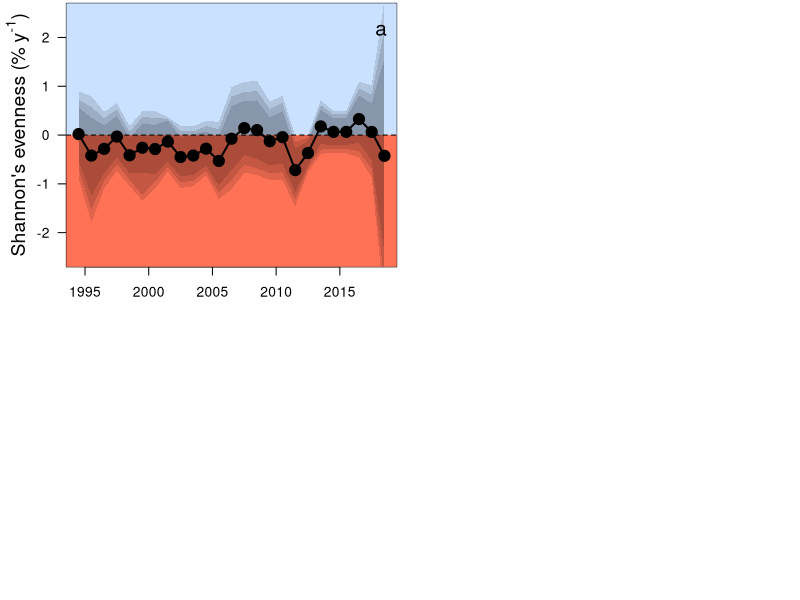

Here is the R script that generated this plot: (Note: this script raises an error after producing the figure.)
##Set working directory
setwd("C:/Users/ewelti/Desktop/git/EuroAquaticMacroInverts/")

# attach data
MA <- read.csv("outputs/movingAve_YrEsts.csv")
MA$meanYr <- (MA$StartYear+ 4.5)
head(MA)

tiff(filename = "plots/MovingAverages_extra.tiff", width = 8, height = 6.5, units = 'in', res = 600, compression = 'lzw')
par(mfrow=c(2,2),mar=c(2,4,0.2,0.2))

#### Shannon's Evenness #####
SR <- subset(MA, Response == "E10")
st <-(SR[1:(nrow(SR)),3:12])*100
sr <- cbind(SR$StartYear, SR$site_num, SR$meanYr, st)
names(sr)[names(sr) == 'SR$StartYear'] <- 'StartYear'
names(sr)[names(sr) == 'SR$site_num'] <- 'site_num'
names(sr)[names(sr) == 'SR$meanYr'] <- 'meanYr'
#select yrs with enough sites to be representative
#SRs <- sr[ which(sr$site_num >=100), ]
SRs <- sr[ which(sr$StartYear >1989), ] # this is min 7 countries
#SRs <- sr[ which(sr$StartYear >=1980), ] #this is min 5 countries

plot(SRs$Estimate~SRs$meanYr,ylab="", cex=1.5, xlab="", type="n", las=1, ylim=c(-2.5,2.5), xlim=c(1994.5,2018.5))#ylim=c(-0.8,2.55))
title(ylab=expression(paste("Shannon's evenness (% y"^"-1", ")")), line=2,cex.lab=1.4)
#title(xlab="Mean year of moving window", line=2,cex.lab=1.3)
polygon(x = c(0, 0, 2040, 2040), y = c(-100, 0, 0, -100), col ="coral1", border = NA)
polygon(x = c(0, 0, 2040, 2040), y = c(100, 0, 0, 100), col ="lightsteelblue1", border = NA)
abline(h=0,lty=2)
polygon(x = c(SRs$meanYr,rev(SRs$meanYr)), y = c(SRs$Q2.5,rev(SRs$Q97.5)),col="#00000020", border = NA)
polygon(x = c(SRs$meanYr,rev(SRs$meanYr)), y = c(SRs$Q5,rev(SRs$Q95)), col ="#00000020", border = NA)
polygon(x = c(SRs$meanYr,rev(SRs$meanYr)), y = c(SRs$Q10,rev(SRs$Q90)), col ="#00000020", border = NA)
#box(lwd=2)
points(SRs$Estimate~SRs$meanYr, pch=21,bg=1,cex=1.8)#pch="-",
points(SRs$Estimate~SRs$meanYr,type="l",lwd=2)
legend("topright", bty="n", legend="a",cex=1.5)

#plot for turnover
unique(MA$Response)
SR <- subset(MA, Response == "turnover")
ave_turnover <- 0.542933401
st <-(SR[1:(nrow(SR)),3:12]/ave_turnover)*100
sr <- cbind(SR$StartYear, SR$site_num, SR$meanYr, st)
names(sr)[names(sr) == 'SR$StartYear'] <- 'StartYear'
names(sr)[names(sr) == 'SR$site_num'] <- 'site_num'
names(sr)[names(sr) == 'SR$meanYr'] <- 'meanYr'
#select yrs with enough sites to be representative
SRs <- sr[ which(sr$StartYear >1989), ] # this is min 7 countries

plot(SRs$Estimate~SRs$meanYr,ylab="", cex=1.5, xlab="", type="n", las=1, ylim=c(-5.5,5.3), xlim=c(1994.5,2018.5)) #ylim=c(-0.57,0.4))
title(ylab=expression(paste("Turnover (% y"^"-1", ")")), line=2,cex.lab=1.4)
title(xlab="Mean year of moving window", line=2.4,cex.lab=1.3)
polygon(x = c(0, 0, 2040, 2040), y = c(-100, 0, 0, -100), col ="coral1", border = NA)
polygon(x = c(0, 0, 2040, 2040), y = c(100, 0, 0, 100), col ="lightsteelblue1", border = NA)
abline(h=0,lty=2)
polygon(x = c(SRs$meanYr,rev(SRs$meanYr)), y = c(SRs$Q2.5,rev(SRs$Q97.5)),col="#00000020", border = NA)
polygon(x = c(SRs$meanYr,rev(SRs$meanYr)), y = c(SRs$Q5,rev(SRs$Q95)), col ="#00000020", border = NA)
polygon(x = c(SRs$meanYr,rev(SRs$meanYr)), y = c(SRs$Q10,rev(SRs$Q90)), col ="#00000020", border = NA)
points(SRs$Estimate~SRs$meanYr, pch=21,bg=1,cex=1.8)#pch="-",
points(SRs$Estimate~SRs$meanYr,type="l",lwd=2)
legend("topright", bty="n", legend="b",cex=1.5)

#### Func evenness #####
SR <- subset(MA, Response == "FEve")
ave_FEve <- 0.517910888
st <-(SR[1:(nrow(SR)),3:12]/ave_FEve)*100
sr <- cbind(SR$StartYear, SR$site_num, SR$meanYr, st)
names(sr)[names(sr) == 'SR$StartYear'] <- 'StartYear'
names(sr)[names(sr) == 'SR$site_num'] <- 'site_num'
names(sr)[names(sr) == 'SR$meanYr'] <- 'meanYr'
#select yrs with enough sites to be representative
SRs <- sr[ which(sr$StartYear >=1989), ] # this is min 7 countries

plot(SRs$Estimate~SRs$meanYr,ylab="", cex=1.5, xlab="", type="n", las=1, ylim=c(-12,4), xlim=c(1994.5,2018.5)) #ylim=c(-0.57,0.4))
title(ylab=expression(paste("Functional evenness(% y"^"-1", ")")), line=2,cex.lab=1.4)
title(xlab="Mean year of moving window", line=2.4,cex.lab=1.3)
polygon(x = c(0, 0, 2040, 2040), y = c(-100, 0, 0, -100), col ="coral1", border = NA)
polygon(x = c(0, 0, 2040, 2040), y = c(100, 0, 0, 100), col ="lightsteelblue1", border = NA)
abline(h=0,lty=2)
polygon(x = c(SRs$meanYr,rev(SRs$meanYr)), y = c(SRs$Q2.5,rev(SRs$Q97.5)),col="#00000020", border = NA)
polygon(x = c(SRs$meanYr,rev(SRs$meanYr)), y = c(SRs$Q5,rev(SRs$Q95)), col ="#00000020", border = NA)
polygon(x = c(SRs$meanYr,rev(SRs$meanYr)), y = c(SRs$Q10,rev(SRs$Q90)), col ="#00000020", border = NA)
points(SRs$Estimate~SRs$meanYr, pch=21,bg=1,cex=1.8)#pch="-",
points(SRs$Estimate~SRs$meanYr,type="l",lwd=2)
legend("topright", bty="n", legend="c",cex=1.5)

#### Func turnover #####
SR <- subset(MA, Response == "F_to")
st <-((exp(SR[1:(nrow(SR)),3:12])-1)*100)
sr <- cbind(SR$StartYear, SR$site_num, SR$meanYr, st)
names(sr)[names(sr) == 'SR$StartYear'] <- 'StartYear'
names(sr)[names(sr) == 'SR$site_num'] <- 'site_num'
names(sr)[names(sr) == 'SR$meanYr'] <- 'meanYr'
#select yrs with enough sites to be representative
SRs <- sr[ which(sr$StartYear >=1989), ] # this is min 7 countries

plot(SRs$Estimate~SRs$meanYr,ylab="", cex=1.5, xlab="", type="n", las=1, ylim=c(-6,5), xlim=c(1994.5,2018.5)) #ylim=c(-0.57,0.4))
title(ylab=expression(paste("Functional turnover (% y"^"-1", ")")), line=2,cex.lab=1.4)
title(xlab="Mean year of moving window", line=2.4,cex.lab=1.3)
polygon(x = c(0, 0, 2040, 2040), y = c(-100, 0, 0, -100), col ="coral1", border = NA)
polygon(x = c(0, 0, 2040, 2040), y = c(100, 0, 0, 100), col ="lightsteelblue1", border = NA)
abline(h=0,lty=2)
polygon(x = c(SRs$meanYr,rev(SRs$meanYr)), y = c(SRs$Q2.5,rev(SRs$Q97.5)),col="#00000020", border = NA)
polygon(x = c(SRs$meanYr,rev(SRs$meanYr)), y = c(SRs$Q5,rev(SRs$Q95)), col ="#00000020", border = NA)
polygon(x = c(SRs$meanYr,rev(SRs$meanYr)), y = c(SRs$Q10,rev(SRs$Q90)), col ="#00000020", border = NA)
points(SRs$Estimate~SRs$meanYr, pch=21,bg=1,cex=1.8)#pch="-",
points(SRs$Estimate~SRs$meanYr,type="l",lwd=2)
legend("topright", bty="n", legend="d",cex=1.5)

dev.off()


####
#####################
###############################################
################################################
